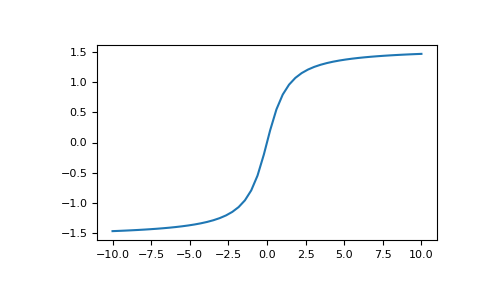

Generate this figure with Python:
# We expect the arctan of 0 to be 0, and of 1 to be pi/4:

np.arctan([0, 1])
# array([ 0.        ,  0.78539816])

np.pi/4
# 0.78539816339744828

# Plot arctan:

import matplotlib.pyplot as plt
x = np.linspace(-10, 10)
plt.plot(x, np.arctan(x))
plt.axis('tight')
plt.show()
